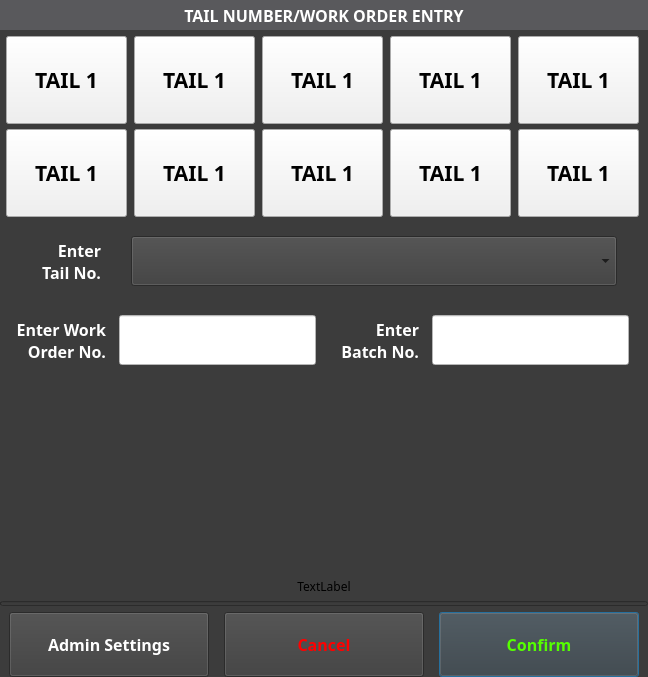
<?xml version="1.0" encoding="UTF-8"?>
<ui version="4.0">
 <class>SelectTail</class>
 <widget class="QWidget" name="SelectTail">
  <property name="windowModality">
   <enum>Qt::WindowModal</enum>
  </property>
  <property name="geometry">
   <rect>
    <x>0</x>
    <y>0</y>
    <width>648</width>
    <height>677</height>
   </rect>
  </property>
  <property name="minimumSize">
   <size>
    <width>648</width>
    <height>677</height>
   </size>
  </property>
  <property name="maximumSize">
   <size>
    <width>648</width>
    <height>677</height>
   </size>
  </property>
  <property name="font">
   <font>
    <family>Century Gothic</family>
   </font>
  </property>
  <property name="windowTitle">
   <string>TAIL NUMBER/WORK ORDER ENTRY [ #aDMINnAMEhERE# ]</string>
  </property>
  <property name="styleSheet">
   <string notr="true">background-color: rgb(60, 60, 60);</string>
  </property>
  <layout class="QGridLayout" name="gridLayout_2">
   <property name="leftMargin">
    <number>0</number>
   </property>
   <property name="topMargin">
    <number>0</number>
   </property>
   <property name="rightMargin">
    <number>0</number>
   </property>
   <property name="bottomMargin">
    <number>0</number>
   </property>
   <item row="0" column="0">
    <widget class="QLabel" name="lblTitle">
     <property name="sizePolicy">
      <sizepolicy hsizetype="Preferred" vsizetype="Fixed">
       <horstretch>0</horstretch>
       <verstretch>0</verstretch>
      </sizepolicy>
     </property>
     <property name="minimumSize">
      <size>
       <width>0</width>
       <height>30</height>
      </size>
     </property>
     <property name="maximumSize">
      <size>
       <width>16777215</width>
       <height>30</height>
      </size>
     </property>
     <property name="font">
      <font>
       <family>Century Gothic</family>
       <pointsize>12</pointsize>
       <weight>75</weight>
       <bold>true</bold>
      </font>
     </property>
     <property name="styleSheet">
      <string notr="true">color: rgb(255, 255, 255);
background-color: rgb(89, 89, 92);</string>
     </property>
     <property name="text">
      <string>TAIL NUMBER/WORK ORDER ENTRY</string>
     </property>
     <property name="alignment">
      <set>Qt::AlignCenter</set>
     </property>
    </widget>
   </item>
   <item row="7" column="0">
    <widget class="QProgressBar" name="progressBar">
     <property name="minimumSize">
      <size>
       <width>0</width>
       <height>5</height>
      </size>
     </property>
     <property name="maximumSize">
      <size>
       <width>16777215</width>
       <height>5</height>
      </size>
     </property>
     <property name="font">
      <font>
       <family>Century Gothic</family>
      </font>
     </property>
     <property name="value">
      <number>0</number>
     </property>
     <property name="textVisible">
      <bool>false</bool>
     </property>
    </widget>
   </item>
   <item row="8" column="0">
    <layout class="QGridLayout" name="gridLayout">
     <item row="0" column="0" alignment="Qt::AlignVCenter">
      <widget class="QPushButton" name="btnAdmin">
       <property name="sizePolicy">
        <sizepolicy hsizetype="Fixed" vsizetype="Fixed">
         <horstretch>0</horstretch>
         <verstretch>0</verstretch>
        </sizepolicy>
       </property>
       <property name="minimumSize">
        <size>
         <width>200</width>
         <height>65</height>
        </size>
       </property>
       <property name="font">
        <font>
         <family>Century Gothic</family>
         <pointsize>12</pointsize>
         <weight>75</weight>
         <bold>true</bold>
        </font>
       </property>
       <property name="styleSheet">
        <string notr="true">color: rgb(255, 255, 255);</string>
       </property>
       <property name="text">
        <string>Admin Settings</string>
       </property>
       <property name="flat">
        <bool>false</bool>
       </property>
      </widget>
     </item>
     <item row="0" column="1" alignment="Qt::AlignVCenter">
      <widget class="QPushButton" name="btnCancel">
       <property name="sizePolicy">
        <sizepolicy hsizetype="Fixed" vsizetype="Fixed">
         <horstretch>0</horstretch>
         <verstretch>0</verstretch>
        </sizepolicy>
       </property>
       <property name="minimumSize">
        <size>
         <width>200</width>
         <height>65</height>
        </size>
       </property>
       <property name="font">
        <font>
         <family>Century Gothic</family>
         <pointsize>12</pointsize>
         <weight>75</weight>
         <bold>true</bold>
        </font>
       </property>
       <property name="styleSheet">
        <string notr="true">color: rgb(255, 0, 0);</string>
       </property>
       <property name="text">
        <string>Cancel</string>
       </property>
       <property name="flat">
        <bool>false</bool>
       </property>
      </widget>
     </item>
     <item row="0" column="2">
      <widget class="QPushButton" name="btnConfirm">
       <property name="sizePolicy">
        <sizepolicy hsizetype="Fixed" vsizetype="Fixed">
         <horstretch>0</horstretch>
         <verstretch>0</verstretch>
        </sizepolicy>
       </property>
       <property name="minimumSize">
        <size>
         <width>200</width>
         <height>65</height>
        </size>
       </property>
       <property name="palette">
        <palette>
         <active>
          <colorrole role="WindowText">
           <brush brushstyle="SolidPattern">
            <color alpha="255">
             <red>85</red>
             <green>255</green>
             <blue>0</blue>
            </color>
           </brush>
          </colorrole>
          <colorrole role="Button">
           <brush brushstyle="SolidPattern">
            <color alpha="255">
             <red>60</red>
             <green>60</green>
             <blue>60</blue>
            </color>
           </brush>
          </colorrole>
          <colorrole role="Text">
           <brush brushstyle="SolidPattern">
            <color alpha="255">
             <red>85</red>
             <green>255</green>
             <blue>0</blue>
            </color>
           </brush>
          </colorrole>
          <colorrole role="ButtonText">
           <brush brushstyle="SolidPattern">
            <color alpha="255">
             <red>85</red>
             <green>255</green>
             <blue>0</blue>
            </color>
           </brush>
          </colorrole>
          <colorrole role="Base">
           <brush brushstyle="SolidPattern">
            <color alpha="255">
             <red>60</red>
             <green>60</green>
             <blue>60</blue>
            </color>
           </brush>
          </colorrole>
          <colorrole role="Window">
           <brush brushstyle="SolidPattern">
            <color alpha="255">
             <red>60</red>
             <green>60</green>
             <blue>60</blue>
            </color>
           </brush>
          </colorrole>
          <colorrole role="HighlightedText">
           <brush brushstyle="SolidPattern">
            <color alpha="255">
             <red>255</red>
             <green>255</green>
             <blue>0</blue>
            </color>
           </brush>
          </colorrole>
         </active>
         <inactive>
          <colorrole role="WindowText">
           <brush brushstyle="SolidPattern">
            <color alpha="255">
             <red>85</red>
             <green>255</green>
             <blue>0</blue>
            </color>
           </brush>
          </colorrole>
          <colorrole role="Button">
           <brush brushstyle="SolidPattern">
            <color alpha="255">
             <red>60</red>
             <green>60</green>
             <blue>60</blue>
            </color>
           </brush>
          </colorrole>
          <colorrole role="Text">
           <brush brushstyle="SolidPattern">
            <color alpha="255">
             <red>85</red>
             <green>255</green>
             <blue>0</blue>
            </color>
           </brush>
          </colorrole>
          <colorrole role="ButtonText">
           <brush brushstyle="SolidPattern">
            <color alpha="255">
             <red>85</red>
             <green>255</green>
             <blue>0</blue>
            </color>
           </brush>
          </colorrole>
          <colorrole role="Base">
           <brush brushstyle="SolidPattern">
            <color alpha="255">
             <red>60</red>
             <green>60</green>
             <blue>60</blue>
            </color>
           </brush>
          </colorrole>
          <colorrole role="Window">
           <brush brushstyle="SolidPattern">
            <color alpha="255">
             <red>60</red>
             <green>60</green>
             <blue>60</blue>
            </color>
           </brush>
          </colorrole>
          <colorrole role="HighlightedText">
           <brush brushstyle="SolidPattern">
            <color alpha="255">
             <red>255</red>
             <green>255</green>
             <blue>0</blue>
            </color>
           </brush>
          </colorrole>
         </inactive>
         <disabled>
          <colorrole role="WindowText">
           <brush brushstyle="SolidPattern">
            <color alpha="255">
             <red>85</red>
             <green>255</green>
             <blue>0</blue>
            </color>
           </brush>
          </colorrole>
          <colorrole role="Button">
           <brush brushstyle="SolidPattern">
            <color alpha="255">
             <red>60</red>
             <green>60</green>
             <blue>60</blue>
            </color>
           </brush>
          </colorrole>
          <colorrole role="Text">
           <brush brushstyle="SolidPattern">
            <color alpha="255">
             <red>85</red>
             <green>255</green>
             <blue>0</blue>
            </color>
           </brush>
          </colorrole>
          <colorrole role="ButtonText">
           <brush brushstyle="SolidPattern">
            <color alpha="255">
             <red>85</red>
             <green>255</green>
             <blue>0</blue>
            </color>
           </brush>
          </colorrole>
          <colorrole role="Base">
           <brush brushstyle="SolidPattern">
            <color alpha="255">
             <red>60</red>
             <green>60</green>
             <blue>60</blue>
            </color>
           </brush>
          </colorrole>
          <colorrole role="Window">
           <brush brushstyle="SolidPattern">
            <color alpha="255">
             <red>60</red>
             <green>60</green>
             <blue>60</blue>
            </color>
           </brush>
          </colorrole>
          <colorrole role="HighlightedText">
           <brush brushstyle="SolidPattern">
            <color alpha="255">
             <red>255</red>
             <green>255</green>
             <blue>0</blue>
            </color>
           </brush>
          </colorrole>
         </disabled>
        </palette>
       </property>
       <property name="font">
        <font>
         <family>Century Gothic</family>
         <pointsize>12</pointsize>
         <weight>75</weight>
         <bold>true</bold>
        </font>
       </property>
       <property name="autoFillBackground">
        <bool>false</bool>
       </property>
       <property name="styleSheet">
        <string notr="true">color: rgb(85, 255, 0);
selection-color: rgb(255, 255, 0);</string>
       </property>
       <property name="text">
        <string>Confirm</string>
       </property>
       <property name="autoDefault">
        <bool>false</bool>
       </property>
       <property name="default">
        <bool>true</bool>
       </property>
       <property name="flat">
        <bool>false</bool>
       </property>
      </widget>
     </item>
    </layout>
   </item>
   <item row="1" column="0">
    <widget class="QFrame" name="frame">
     <property name="sizePolicy">
      <sizepolicy hsizetype="Preferred" vsizetype="Fixed">
       <horstretch>0</horstretch>
       <verstretch>0</verstretch>
      </sizepolicy>
     </property>
     <property name="minimumSize">
      <size>
       <width>0</width>
       <height>181</height>
      </size>
     </property>
     <property name="maximumSize">
      <size>
       <width>16777215</width>
       <height>181</height>
      </size>
     </property>
     <property name="frameShape">
      <enum>QFrame::NoFrame</enum>
     </property>
     <property name="frameShadow">
      <enum>QFrame::Plain</enum>
     </property>
     <property name="lineWidth">
      <number>1</number>
     </property>
     <layout class="QGridLayout" name="speeddial">
      <property name="leftMargin">
       <number>0</number>
      </property>
      <property name="topMargin">
       <number>0</number>
      </property>
      <property name="rightMargin">
       <number>0</number>
      </property>
      <property name="bottomMargin">
       <number>0</number>
      </property>
      <property name="horizontalSpacing">
       <number>1</number>
      </property>
      <property name="verticalSpacing">
       <number>5</number>
      </property>
      <item row="1" column="2">
       <widget class="QPushButton" name="sd8">
        <property name="sizePolicy">
         <sizepolicy hsizetype="Fixed" vsizetype="Fixed">
          <horstretch>0</horstretch>
          <verstretch>0</verstretch>
         </sizepolicy>
        </property>
        <property name="minimumSize">
         <size>
          <width>121</width>
          <height>88</height>
         </size>
        </property>
        <property name="maximumSize">
         <size>
          <width>121</width>
          <height>88</height>
         </size>
        </property>
        <property name="font">
         <font>
          <family>Century Gothic</family>
          <pointsize>16</pointsize>
          <weight>75</weight>
          <bold>true</bold>
         </font>
        </property>
        <property name="styleSheet">
         <string notr="true">background-color: rgb(240, 240, 240);</string>
        </property>
        <property name="text">
         <string>TAIL 1</string>
        </property>
        <property name="flat">
         <bool>false</bool>
        </property>
       </widget>
      </item>
      <item row="1" column="3">
       <widget class="QPushButton" name="sd9">
        <property name="sizePolicy">
         <sizepolicy hsizetype="Fixed" vsizetype="Fixed">
          <horstretch>0</horstretch>
          <verstretch>0</verstretch>
         </sizepolicy>
        </property>
        <property name="minimumSize">
         <size>
          <width>121</width>
          <height>88</height>
         </size>
        </property>
        <property name="maximumSize">
         <size>
          <width>121</width>
          <height>88</height>
         </size>
        </property>
        <property name="font">
         <font>
          <family>Century Gothic</family>
          <pointsize>16</pointsize>
          <weight>75</weight>
          <bold>true</bold>
         </font>
        </property>
        <property name="styleSheet">
         <string notr="true">background-color: rgb(240, 240, 240);</string>
        </property>
        <property name="text">
         <string>TAIL 1</string>
        </property>
        <property name="flat">
         <bool>false</bool>
        </property>
       </widget>
      </item>
      <item row="0" column="2">
       <widget class="QPushButton" name="sd3">
        <property name="sizePolicy">
         <sizepolicy hsizetype="Fixed" vsizetype="Fixed">
          <horstretch>0</horstretch>
          <verstretch>0</verstretch>
         </sizepolicy>
        </property>
        <property name="minimumSize">
         <size>
          <width>121</width>
          <height>88</height>
         </size>
        </property>
        <property name="maximumSize">
         <size>
          <width>121</width>
          <height>88</height>
         </size>
        </property>
        <property name="font">
         <font>
          <family>Century Gothic</family>
          <pointsize>16</pointsize>
          <weight>75</weight>
          <bold>true</bold>
         </font>
        </property>
        <property name="styleSheet">
         <string notr="true">background-color: rgb(240, 240, 240);</string>
        </property>
        <property name="text">
         <string>TAIL 1</string>
        </property>
        <property name="flat">
         <bool>false</bool>
        </property>
       </widget>
      </item>
      <item row="0" column="1">
       <widget class="QPushButton" name="sd2">
        <property name="sizePolicy">
         <sizepolicy hsizetype="Fixed" vsizetype="Fixed">
          <horstretch>0</horstretch>
          <verstretch>0</verstretch>
         </sizepolicy>
        </property>
        <property name="minimumSize">
         <size>
          <width>121</width>
          <height>88</height>
         </size>
        </property>
        <property name="maximumSize">
         <size>
          <width>121</width>
          <height>88</height>
         </size>
        </property>
        <property name="font">
         <font>
          <family>Century Gothic</family>
          <pointsize>16</pointsize>
          <weight>75</weight>
          <bold>true</bold>
         </font>
        </property>
        <property name="styleSheet">
         <string notr="true">background-color: rgb(240, 240, 240);</string>
        </property>
        <property name="text">
         <string>TAIL 1</string>
        </property>
        <property name="flat">
         <bool>false</bool>
        </property>
       </widget>
      </item>
      <item row="0" column="0">
       <widget class="QPushButton" name="sd1">
        <property name="sizePolicy">
         <sizepolicy hsizetype="Fixed" vsizetype="Fixed">
          <horstretch>0</horstretch>
          <verstretch>0</verstretch>
         </sizepolicy>
        </property>
        <property name="minimumSize">
         <size>
          <width>121</width>
          <height>88</height>
         </size>
        </property>
        <property name="maximumSize">
         <size>
          <width>121</width>
          <height>88</height>
         </size>
        </property>
        <property name="font">
         <font>
          <family>Century Gothic</family>
          <pointsize>16</pointsize>
          <weight>75</weight>
          <bold>true</bold>
         </font>
        </property>
        <property name="focusPolicy">
         <enum>Qt::StrongFocus</enum>
        </property>
        <property name="styleSheet">
         <string notr="true">background-color: rgb(240, 240, 240);</string>
        </property>
        <property name="text">
         <string>TAIL 1</string>
        </property>
        <property name="flat">
         <bool>false</bool>
        </property>
       </widget>
      </item>
      <item row="1" column="1">
       <widget class="QPushButton" name="sd7">
        <property name="sizePolicy">
         <sizepolicy hsizetype="Fixed" vsizetype="Fixed">
          <horstretch>0</horstretch>
          <verstretch>0</verstretch>
         </sizepolicy>
        </property>
        <property name="minimumSize">
         <size>
          <width>121</width>
          <height>88</height>
         </size>
        </property>
        <property name="maximumSize">
         <size>
          <width>121</width>
          <height>88</height>
         </size>
        </property>
        <property name="font">
         <font>
          <family>Century Gothic</family>
          <pointsize>16</pointsize>
          <weight>75</weight>
          <bold>true</bold>
         </font>
        </property>
        <property name="styleSheet">
         <string notr="true">background-color: rgb(240, 240, 240);</string>
        </property>
        <property name="text">
         <string>TAIL 1</string>
        </property>
        <property name="flat">
         <bool>false</bool>
        </property>
       </widget>
      </item>
      <item row="1" column="0">
       <widget class="QPushButton" name="sd6">
        <property name="sizePolicy">
         <sizepolicy hsizetype="Fixed" vsizetype="Fixed">
          <horstretch>0</horstretch>
          <verstretch>0</verstretch>
         </sizepolicy>
        </property>
        <property name="minimumSize">
         <size>
          <width>121</width>
          <height>88</height>
         </size>
        </property>
        <property name="maximumSize">
         <size>
          <width>121</width>
          <height>88</height>
         </size>
        </property>
        <property name="font">
         <font>
          <family>Century Gothic</family>
          <pointsize>16</pointsize>
          <weight>75</weight>
          <bold>true</bold>
         </font>
        </property>
        <property name="styleSheet">
         <string notr="true">background-color: rgb(240, 240, 240);</string>
        </property>
        <property name="text">
         <string>TAIL 1</string>
        </property>
        <property name="flat">
         <bool>false</bool>
        </property>
       </widget>
      </item>
      <item row="0" column="4">
       <widget class="QPushButton" name="sd5">
        <property name="sizePolicy">
         <sizepolicy hsizetype="Fixed" vsizetype="Fixed">
          <horstretch>0</horstretch>
          <verstretch>0</verstretch>
         </sizepolicy>
        </property>
        <property name="minimumSize">
         <size>
          <width>121</width>
          <height>88</height>
         </size>
        </property>
        <property name="maximumSize">
         <size>
          <width>121</width>
          <height>88</height>
         </size>
        </property>
        <property name="font">
         <font>
          <family>Century Gothic</family>
          <pointsize>16</pointsize>
          <weight>75</weight>
          <bold>true</bold>
         </font>
        </property>
        <property name="styleSheet">
         <string notr="true">background-color: rgb(240, 240, 240);</string>
        </property>
        <property name="text">
         <string>TAIL 1</string>
        </property>
        <property name="flat">
         <bool>false</bool>
        </property>
       </widget>
      </item>
      <item row="0" column="3">
       <widget class="QPushButton" name="sd4">
        <property name="sizePolicy">
         <sizepolicy hsizetype="Fixed" vsizetype="Fixed">
          <horstretch>0</horstretch>
          <verstretch>0</verstretch>
         </sizepolicy>
        </property>
        <property name="minimumSize">
         <size>
          <width>121</width>
          <height>88</height>
         </size>
        </property>
        <property name="maximumSize">
         <size>
          <width>121</width>
          <height>88</height>
         </size>
        </property>
        <property name="font">
         <font>
          <family>Century Gothic</family>
          <pointsize>16</pointsize>
          <weight>75</weight>
          <bold>true</bold>
         </font>
        </property>
        <property name="styleSheet">
         <string notr="true">background-color: rgb(240, 240, 240);</string>
        </property>
        <property name="text">
         <string>TAIL 1</string>
        </property>
        <property name="flat">
         <bool>false</bool>
        </property>
       </widget>
      </item>
      <item row="1" column="4">
       <widget class="QPushButton" name="sd10">
        <property name="sizePolicy">
         <sizepolicy hsizetype="Fixed" vsizetype="Fixed">
          <horstretch>0</horstretch>
          <verstretch>0</verstretch>
         </sizepolicy>
        </property>
        <property name="minimumSize">
         <size>
          <width>121</width>
          <height>88</height>
         </size>
        </property>
        <property name="maximumSize">
         <size>
          <width>121</width>
          <height>88</height>
         </size>
        </property>
        <property name="font">
         <font>
          <family>Century Gothic</family>
          <pointsize>16</pointsize>
          <weight>75</weight>
          <bold>true</bold>
         </font>
        </property>
        <property name="focusPolicy">
         <enum>Qt::StrongFocus</enum>
        </property>
        <property name="styleSheet">
         <string notr="true">background-color: rgb(240, 240, 240);</string>
        </property>
        <property name="text">
         <string>TAIL 1</string>
        </property>
        <property name="flat">
         <bool>false</bool>
        </property>
       </widget>
      </item>
     </layout>
    </widget>
   </item>
   <item row="2" column="0">
    <widget class="QFrame" name="frame_2">
     <property name="sizePolicy">
      <sizepolicy hsizetype="Preferred" vsizetype="Fixed">
       <horstretch>0</horstretch>
       <verstretch>0</verstretch>
      </sizepolicy>
     </property>
     <property name="minimumSize">
      <size>
       <width>0</width>
       <height>77</height>
      </size>
     </property>
     <property name="maximumSize">
      <size>
       <width>16777215</width>
       <height>77</height>
      </size>
     </property>
     <layout class="QGridLayout" name="tailgrid">
      <property name="leftMargin">
       <number>6</number>
      </property>
      <property name="topMargin">
       <number>6</number>
      </property>
      <property name="rightMargin">
       <number>6</number>
      </property>
      <property name="bottomMargin">
       <number>6</number>
      </property>
      <item row="0" column="0">
       <widget class="QLabel" name="label">
        <property name="minimumSize">
         <size>
          <width>71</width>
          <height>38</height>
         </size>
        </property>
        <property name="maximumSize">
         <size>
          <width>71</width>
          <height>38</height>
         </size>
        </property>
        <property name="font">
         <font>
          <family>Century Gothic</family>
          <pointsize>12</pointsize>
          <weight>75</weight>
          <bold>true</bold>
         </font>
        </property>
        <property name="styleSheet">
         <string notr="true">color: rgb(255, 255, 255);</string>
        </property>
        <property name="text">
         <string>Enter Tail No.</string>
        </property>
        <property name="alignment">
         <set>Qt::AlignRight|Qt::AlignTrailing|Qt::AlignVCenter</set>
        </property>
        <property name="wordWrap">
         <bool>true</bool>
        </property>
       </widget>
      </item>
      <item row="0" column="1">
       <widget class="QComboBox" name="tailComboBox">
        <property name="minimumSize">
         <size>
          <width>486</width>
          <height>50</height>
         </size>
        </property>
        <property name="maximumSize">
         <size>
          <width>486</width>
          <height>50</height>
         </size>
        </property>
        <property name="font">
         <font>
          <family>Century Gothic</family>
          <pointsize>20</pointsize>
          <weight>75</weight>
          <bold>true</bold>
         </font>
        </property>
       </widget>
      </item>
     </layout>
    </widget>
   </item>
   <item row="4" column="0">
    <widget class="QWidget" name="keyboard" native="true">
     <property name="sizePolicy">
      <sizepolicy hsizetype="Expanding" vsizetype="Fixed">
       <horstretch>0</horstretch>
       <verstretch>0</verstretch>
      </sizepolicy>
     </property>
     <property name="minimumSize">
      <size>
       <width>0</width>
       <height>200</height>
      </size>
     </property>
     <layout class="QGridLayout" name="gridLayout_3"/>
    </widget>
   </item>
   <item row="6" column="0">
    <widget class="QLabel" name="errorLabel">
     <property name="text">
      <string>TextLabel</string>
     </property>
     <property name="alignment">
      <set>Qt::AlignCenter</set>
     </property>
    </widget>
   </item>
   <item row="3" column="0">
    <widget class="QFrame" name="frame">
     <property name="sizePolicy">
      <sizepolicy hsizetype="Expanding" vsizetype="Fixed">
       <horstretch>0</horstretch>
       <verstretch>0</verstretch>
      </sizepolicy>
     </property>
     <layout class="QVBoxLayout" name="verticalLayout_2">
      <item>
       <layout class="QGridLayout" name="wo_bn">
        <item row="0" column="0">
         <widget class="QLabel" name="woLabel">
          <property name="minimumSize">
           <size>
            <width>90</width>
            <height>50</height>
           </size>
          </property>
          <property name="maximumSize">
           <size>
            <width>90</width>
            <height>50</height>
           </size>
          </property>
          <property name="font">
           <font>
            <family>Century Gothic</family>
            <pointsize>12</pointsize>
            <weight>75</weight>
            <bold>true</bold>
           </font>
          </property>
          <property name="styleSheet">
           <string notr="true">color: rgb(255, 255, 255);</string>
          </property>
          <property name="text">
           <string>Enter Work Order No.</string>
          </property>
          <property name="alignment">
           <set>Qt::AlignRight|Qt::AlignTrailing|Qt::AlignVCenter</set>
          </property>
          <property name="wordWrap">
           <bool>true</bool>
          </property>
         </widget>
        </item>
        <item row="0" column="2">
         <widget class="QLabel" name="bnLabel">
          <property name="minimumSize">
           <size>
            <width>90</width>
            <height>50</height>
           </size>
          </property>
          <property name="maximumSize">
           <size>
            <width>90</width>
            <height>50</height>
           </size>
          </property>
          <property name="font">
           <font>
            <family>Century Gothic</family>
            <pointsize>12</pointsize>
            <weight>75</weight>
            <bold>true</bold>
           </font>
          </property>
          <property name="styleSheet">
           <string notr="true">color: rgb(255, 255, 255);</string>
          </property>
          <property name="text">
           <string>Enter Batch No.</string>
          </property>
          <property name="alignment">
           <set>Qt::AlignRight|Qt::AlignTrailing|Qt::AlignVCenter</set>
          </property>
          <property name="wordWrap">
           <bool>true</bool>
          </property>
         </widget>
        </item>
        <item row="0" column="3">
         <widget class="QLineEdit" name="bnTextEdit">
          <property name="minimumSize">
           <size>
            <width>197</width>
            <height>50</height>
           </size>
          </property>
          <property name="maximumSize">
           <size>
            <width>197</width>
            <height>50</height>
           </size>
          </property>
          <property name="font">
           <font>
            <family>Century Gothic</family>
            <pointsize>26</pointsize>
            <weight>75</weight>
            <bold>true</bold>
           </font>
          </property>
          <property name="styleSheet">
           <string notr="true">color: rgb(0, 0, 0);
background-color: rgb(255, 255, 255);</string>
          </property>
          <property name="html" stdset="0">
           <string/>
          </property>
         </widget>
        </item>
        <item row="0" column="1">
         <widget class="QLineEdit" name="woTextEdit">
          <property name="minimumSize">
           <size>
            <width>197</width>
            <height>50</height>
           </size>
          </property>
          <property name="maximumSize">
           <size>
            <width>197</width>
            <height>50</height>
           </size>
          </property>
          <property name="font">
           <font>
            <family>Century Gothic</family>
            <pointsize>26</pointsize>
            <weight>75</weight>
            <bold>true</bold>
           </font>
          </property>
          <property name="styleSheet">
           <string notr="true">color: rgb(0, 0, 0);
background-color: rgb(255, 255, 255);</string>
          </property>
          <property name="html" stdset="0">
           <string/>
          </property>
         </widget>
        </item>
       </layout>
      </item>
     </layout>
    </widget>
   </item>
  </layout>
 </widget>
 <resources/>
 <connections/>
</ui>
